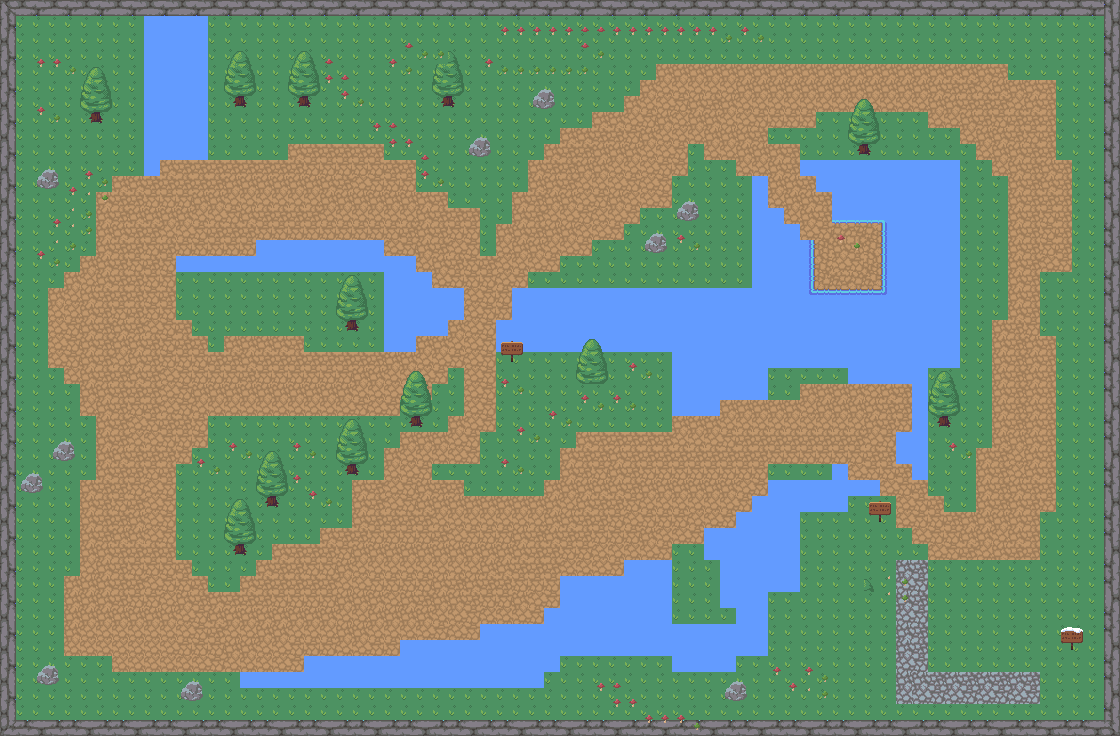

This is a level from a 2D game, rendered from its Tiled map with the project's own tilesets. A one-line summary and the map file follow, with tile-layer data summarised:
An orthogonal 70x46 tile map with 16x16 px tiles, 5 tile layers (background, water, ground, walls, ...), 3 tilesets and 66 objects (64x collid, spawn).

<map version="1.5" tiledversion="1.6.0" orientation="orthogonal" renderorder="right-down" width="70" height="46" tilewidth="16" tileheight="16" infinite="0" nextlayerid="8" nextobjectid="86">
 <tileset firstgid="1" source="Assets/RPG Nature Tileset.tsx" />
 <tileset firstgid="721" source="Assets/house.tsx" />
 <tileset firstgid="1496" source="Assets/IceTileset.tsx" />
 <layer id="1" name="background" width="70" height="46" locked="1">
  <data>[3220 cells, 3220 non-empty, 1 distinct tile ids]</data>
 </layer>
 <layer id="3" name="water" width="70" height="46" locked="1">
  <data>[3220 cells, 719 non-empty, 4 distinct tile ids]</data>
 </layer>
 <layer id="4" name="ground" width="70" height="46" locked="1">
  <data>[3220 cells, 1154 non-empty, 40 distinct tile ids]</data>
 </layer>
 <layer id="2" name="walls" width="70" height="46" locked="1">
  <data>[3220 cells, 228 non-empty, 15 distinct tile ids]</data>
 </layer>
 <layer id="6" name="elements" width="70" height="46" locked="1">
  <data>[3220 cells, 351 non-empty, 24 distinct tile ids]</data>
 </layer>
 <objectgroup id="5" name="Objects" locked="1">
  <object id="4" name="spawn" x="597" y="158">
   <point />
  </object>
  <object id="7" type="collid" x="0" y="0" width="14" height="735" />
  <object id="10" type="collid" x="16" y="721.333" width="1102.67" height="13.3333" />
  <object id="11" type="collid" x="1102.67" y="1.33333" width="17.3333" height="716" />
  <object id="12" type="collid" x="16" y="0" width="1085.33" height="18.6667" />
  <object id="14" type="collid" x="144.667" y="18" width="62" height="141.333" />
  <object id="15" x="144" y="159.333" width="16" height="16.6667" />
  <object id="16" type="collid" x="177.333" y="257.333">
   <polygon points="-0.75,-2.25 -1.16667,13.3333 206,14 206,94.6667 238.667,94.6667 238,78 270,79.3333 270.667,62.6667 286,63.3333 286.667,30 254.667,30 254.667,14.6667 238.667,14 238.667,-2 208.667,-1.33333 206.667,-2 207.333,-17.3333 78.6667,-18 78.4167,-1.41667" />
  </object>
  <object id="19" type="collid" x="86.6667" y="111" width="16.3333" height="15.3333" />
  <object id="20" type="collid" x="232" y="95.6667" width="16.3333" height="13.3333" />
  <object id="21" type="collid" x="296.333" y="96" width="15" height="13" />
  <object id="22" type="collid" x="227.667" y="542.333" width="21.6667" height="16" />
  <object id="23" type="collid" x="259.333" y="495" width="26.3333" height="15.6667" />
  <object id="24" type="collid" x="344" y="464" width="16.6667" height="13" />
  <object id="25" type="collid" x="405" y="415.667" width="21.6667" height="14.3333" />
  <object id="26" type="collid" x="580.667" y="383.667" width="20.6667" height="13" />
  <object id="27" type="collid" x="338" y="318.667" width="24" height="18" />
  <object id="28" type="collid" x="933" y="414.667" width="20" height="15.6667" />
  <object id="29" type="collid" x="850.333" y="143.667" width="27.6667" height="14.6667" />
  <object id="31" type="collid" x="437.667" y="96.6667" width="20" height="11.6667" />
  <object id="33" type="collid" x="36" y="165.5" width="25.5" height="24.5" />
  <object id="34" type="collid" x="50.5" y="438.5" width="29.5" height="26" />
  <object id="35" type="collid" x="20" y="470.5" width="21.5" height="23.5" />
  <object id="36" type="collid" x="32.5" y="662" width="29" height="24.5" />
  <object id="37" type="collid" x="173" y="677" width="33" height="27.5" />
  <object id="38" type="collid" x="720" y="677" width="31.5" height="24.5" />
  <object id="41" type="collid" x="1062" y="626.5" width="20.5" height="24.5">
   <polygon points="0,0 20.5,0 20.5,30.5 0.5,31" />
  </object>
  <object id="42" type="collid" x="868.5" y="502" width="23" height="25" />
  <object id="43" type="collid" x="464" y="137" width="29" height="23" />
  <object id="45" type="collid" x="529" y="84" width="26.5" height="27" />
  <object id="46" type="collid" x="675" y="201.5" width="26.5" height="20" />
  <object id="47" type="collid" x="641.5" y="227.5" width="28.5" height="29.5" />
  <object id="48" type="collid" x="501.75" y="342.5" width="18.75" height="18.75" />
  <object id="50" type="collid" x="800.5" y="160" width="158.5" height="16.5" />
  <object id="51" type="collid" x="815.5" y="177.5" width="144" height="14.5" />
  <object id="52" type="collid" x="832.5" y="193" width="128" height="15" />
  <object id="55" type="collid" x="833.5" y="206" width="125.5" height="15.5" />
  <object id="56" type="collid" x="752.5" y="176.5" width="13.5" height="224" />
  <object id="57" type="collid" x="765.5" y="207.5" width="19" height="161" />
  <object id="58" type="collid" x="784.5" y="225" width="14.5" height="141" />
  <object id="59" type="collid" x="798.5" y="241" width="12.5" height="125.5" />
  <object id="60" type="collid" x="511" y="288" width="242" height="63" />
  <object id="62" type="collid" x="671.5" y="350.5" width="79.5" height="48.5" />
  <object id="63" type="collid" x="672.5" y="399" width="48.5" height="15.5" />
  <object id="64" type="collid" x="810.5" y="293" width="149" height="74" />
  <object id="65" type="collid" x="886" y="223" width="73" height="68.5" />
  <object id="66" type="collid" x="849" y="368" width="79" height="16.5" />
  <object id="67" type="collid" x="912" y="383" width="15.5" height="96" />
  <object id="68" type="collid" x="897" y="433" width="14.5" height="31" />
  <object id="69" type="collid" x="239.333" y="670.667" width="304.667" height="16.6667" />
  <object id="70" type="collid" x="303.333" y="656" width="256" height="14.6667" />
  <object id="71" type="collid" x="833.333" y="462.667" width="14" height="51.3333" />
  <object id="72" type="collid" x="846" y="480" width="33.3333" height="15.3333" />
  <object id="73" type="collid" x="768" y="479.333" width="66" height="32" />
  <object id="74" type="collid" x="752" y="498" width="47.3333" height="93.3333" />
  <object id="75" type="collid" x="736.667" y="513.333" width="14" height="143.333" />
  <object id="76" type="collid" x="751.333" y="592.667" width="16.6667" height="66" />
  <object id="77" type="collid" x="706" y="528.667" width="30.6667" height="33.3333" />
  <object id="78" type="collid" x="720.667" y="562" width="14.6667" height="45.3333" />
  <object id="79" type="collid" x="622.667" y="560.667" width="47.3333" height="93.3333" />
  <object id="80" type="collid" x="670.667" y="622" width="64.6667" height="48.6667" />
  <object id="81" type="collid" x="560" y="575.333" width="61.3333" height="82" />
  <object id="82" type="collid" x="544.667" y="608" width="16" height="48" />
  <object id="83" type="collid" x="482" y="624.667" width="62" height="30" />
  <object id="84" type="collid" x="403.333" y="637.333" width="76" height="17.3333" />
  <object id="85" type="collid" x="495.75" y="320.25" width="15.5" height="32" />
 </objectgroup>
</map>
